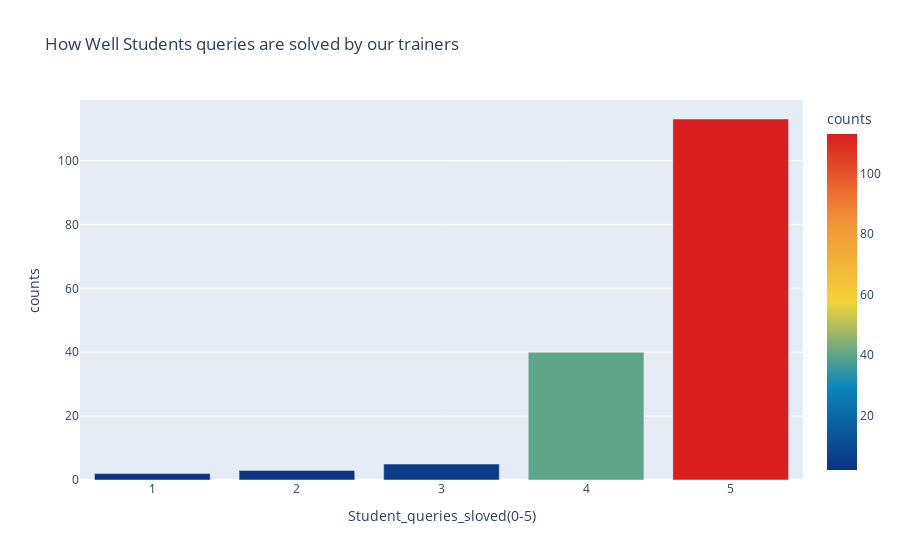

This figure's notebook cell:
### Code cell
#drwaing bar for how students quireies are solved by our instructors
fig = px.bar(Student_queries_sloved,
             x='Student_queries_sloved(0-5)',
             y='counts',
             color='counts',
             color_continuous_scale='portland',
             title='How Well Students queries are solved by our trainers')
fig.show()

### Figure 1 — Plotly figure (JSON) as saved in the notebook; plotly's stock layout.template omitted (floating-point values rounded to 4 significant figures)
{"data": [{"alignmentgroup": "True", "hovertemplate": "Student_queries_sloved(0-5)=%{x}<br>counts=%{marker.color}<extra></extra>", "legendgroup": "", "marker": {"color": [2, 3, 5, 40, 113], "coloraxis": "coloraxis"}, "name": "", "offsetgroup": "", "orientation": "v", "showlegend": false, "textposition": "auto", "type": "bar", "x": [1, 2, 3, 4, 5], "xaxis": "x", "y": [2, 3, 5, 40, 113], "yaxis": "y"}], "layout": {"barmode": "relative", "coloraxis": {"colorbar": {"title": {"text": "counts"}}, "colorscale": [[0, "rgb(12,51,131)"], [0.25, "rgb(10,136,186)"], [0.5, "rgb(242,211,56)"], [0.75, "rgb(242,143,56)"], [1, "rgb(217,30,30)"]]}, "legend": {"tracegroupgap": 0}, "title": {"text": "How Well Students queries are solved by our trainers"}, "xaxis": {"anchor": "y", "domain": [0, 1], "title": {"text": "Student_queries_sloved(0-5)"}}, "yaxis": {"anchor": "x", "domain": [0, 1], "title": {"text": "counts"}}}}
